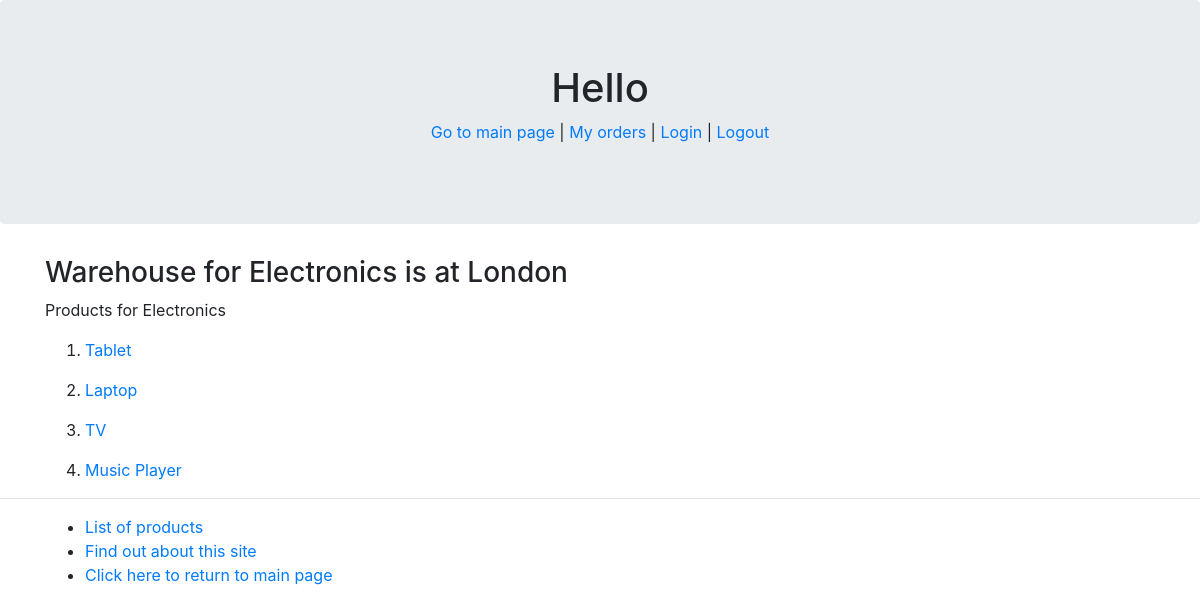
Page /myapp/category/3/ on the committed database.
### myapp/models.py (models this page shows, shortened)
class Category(models.Model):
    name = models.CharField(max_length=200)
    warehouse = models.CharField(max_length=100)

class Product(models.Model):
    name = models.CharField(max_length=200)
    category = models.ForeignKey(Category, related_name='category', on_delete=models.CASCADE)
    price = models.DecimalField(max_digits=10, decimal_places=2)
    stock = models.PositiveIntegerField(default=100)
    available = models.BooleanField(default=True)
    interested = models.PositiveIntegerField(default=0)
    description = models.TextField(max_length=200, blank=True)

### myapp/views.py (the view)
# urls.py: re_path(r'^category/(?P<cat_no>\d+)/$', detail, name='detail'),
def detail(request, cat_no):
    category = get_object_or_404(Category, pk=cat_no)
    products = Product.objects.all().filter(category=category)
    return render(request, 'myapp/detail.html', {'category': category, 'products': products})

### myapp/templates/myapp/detail.html (shortened to what this page needs)
{% extends 'myapp/base.html' %}
{% block body_block %}
<h3>Warehouse for {{ category.name }} is at {{ category.warehouse }}</h3>
{% if products %}
<p>Products for {{ category.name }}</p>
<ol>
    {% for prod in products %}
    <li>
        <a href="{% url 'myapp:productdetail' prod.id %}">
            <p>{{ prod.name }}</p>
        </a>
    </li>
    {% endfor %}
</ol>
{% else %}
<strong>No Product for {{ category.name }}</strong>
{% endif %}
{% endblock %}

### rows in the picture
Category: name "Electronics", warehouse "London"
Product: name "Tablet"
Product: name "Laptop"
Product: name "TV"
Product: name "Music Player"
